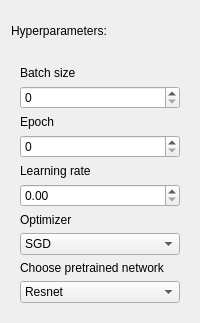
            <widget class="QWidget" name="MLmodel">
             <layout class="QVBoxLayout" name="verticalLayout_22">
              <item>
               <widget class="QLabel" name="label_19">
                <property name="minimumSize">
                 <size>
                  <width>0</width>
                  <height>40</height>
                 </size>
                </property>
                <property name="text">
                 <string>Hyperparameters:</string>
                </property>
               </widget>
              </item>
              <item>
               <widget class="QStackedWidget" name="stackedWidget">
                <property name="currentIndex">
                 <number>0</number>
                </property>
                <widget class="QWidget" name="page_6">
                 <layout class="QVBoxLayout" name="verticalLayout_32">
                  <item>
                   <layout class="QVBoxLayout" name="verticalLayout_28">
                    <item>
                     <widget class="QLabel" name="label_21">
                      <property name="text">
                       <string>Batch size</string>
                      </property>
                     </widget>
                    </item>
                    <item>
                     <widget class="QSpinBox" name="spinBox"/>
                    </item>
                    <item>
                     <widget class="QLabel" name="label_29">
                      <property name="text">
                       <string>Epoch</string>
                      </property>
                     </widget>
                    </item>
                    <item>
                     <widget class="QSpinBox" name="spinBox_2"/>
                    </item>
                    <item>
                     <widget class="QLabel" name="label_30">
                      <property name="text">
                       <string>Learning rate</string>
                      </property>
                     </widget>
                    </item>
                    <item>
                     <widget class="QDoubleSpinBox" name="spinBox_3">
                      <property name="maximum">
                       <double>1.000000000000000</double>
                      </property>
                      <property name="singleStep">
                       <double>0.000001000000000</double>
                      </property>
                      <property name="value">
                       <double>0.000000000000000</double>
                      </property>
                     </widget>
                    </item>
                    <item>
                     <widget class="QLabel" name="label_33">
                      <property name="text">
                       <string>Optimizer</string>
                      </property>
                     </widget>
                    </item>
                    <item>
                     <widget class="QComboBox" name="comboBox_4">
                      <item>
                       <property name="text">
                        <string>SGD</string>
                       </property>
                      </item>
                      <item>
                       <property name="text">
                        <string>Adam</string>
                       </property>
                      </item>
                      <item>
                       <property name="text">
                        <string>AdamW</string>
                       </property>
                      </item>
                      <item>
                       <property name="text">
                        <string>RMSprop</string>
                       </property>
                      </item>
                      <item>
                       <property name="text">
                        <string>Rprop</string>
                       </property>
                      </item>
                      <item>
                       <property name="text">
                        <string>Adadelta</string>
                       </property>
                      </item>
                      <item>
                       <property name="text">
                        <string>Adagrad</string>
                       </property>
                      </item>
                     </widget>
                    </item>
                    <item>
                     <widget class="QLabel" name="label_32">
                      <property name="text">
                       <string>Choose pretrained network</string>
                      </property>
                     </widget>
                    </item>
                    <item>
                     <widget class="QComboBox" name="comboBox_2">
                      <item>
                       <property name="text">
                        <string>Resnet</string>
                       </property>
                      </item>
                      <item>
                       <property name="text">
                        <string>Yolov8</string>
                       </property>
                      </item>
                      <item>
                       <property name="text">
                        <string>ImageNet</string>
                       </property>
                      </item>
                      <item>
                       <property name="text">
                        <string>Vgg-16</string>
                       </property>
                      </item>
                      <item>
                       <property name="text">
                        <string>Inception</string>
                       </property>
                      </item>
                      <item>
                       <property name="text">
                        <string>GoogleNet</string>
                       </property>
                      </item>
                     </widget>
                    </item>
                   </layout>
                  </item>
                 </layout>
                </widget>
                <widget class="QWidget" name="page_7"/>
               </widget>
              </item>
             </layout>
            </widget>
